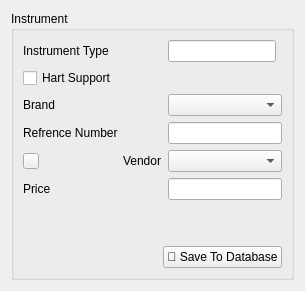
      <widget class="QWidget" name="instrument">
       <layout class="QGridLayout" name="gridLayout_8">
        <item row="0" column="0">
         <widget class="QGroupBox" name="groupBox_4">
          <property name="title">
           <string>Instrument</string>
          </property>
          <layout class="QGridLayout" name="gridLayout_7">
           <item row="0" column="0">
            <widget class="QLabel" name="label_37">
             <property name="text">
              <string>Instrument Type</string>
             </property>
            </widget>
           </item>
           <item row="2" column="0">
            <widget class="QLabel" name="label_33">
             <property name="text">
              <string>Brand</string>
             </property>
            </widget>
           </item>
           <item row="8" column="2" colspan="2">
            <widget class="QLineEdit" name="lineEdit_16">
             <property name="alignment">
              <set>Qt::AlignCenter</set>
             </property>
            </widget>
           </item>
           <item row="2" column="2" colspan="2">
            <widget class="QComboBox" name="comboBox_6"/>
           </item>
           <item row="9" column="2">
            <spacer name="verticalSpacer_3">
             <property name="orientation">
              <enum>Qt::Vertical</enum>
             </property>
             <property name="sizeHint" stdset="0">
              <size>
               <width>20</width>
               <height>40</height>
              </size>
             </property>
            </spacer>
           </item>
           <item row="6" column="1">
            <widget class="QLabel" name="label_36">
             <property name="text">
              <string>Vendor</string>
             </property>
            </widget>
           </item>
           <item row="8" column="0" colspan="2">
            <widget class="QLabel" name="label_34">
             <property name="text">
              <string>Price</string>
             </property>
            </widget>
           </item>
           <item row="6" column="0">
            <widget class="QPushButton" name="add_vendor_btn6">
             <property name="maximumSize">
              <size>
               <width>16</width>
               <height>16</height>
              </size>
             </property>
             <property name="text">
              <string/>
             </property>
             <property name="icon">
              <iconset>
               <normaloff>../assets/plus.png</normaloff>../assets/plus.png</iconset>
             </property>
            </widget>
           </item>
           <item row="10" column="0" colspan="4" alignment="Qt::AlignRight">
            <widget class="QPushButton" name="pushButton_9">
             <property name="maximumSize">
              <size>
               <width>150</width>
               <height>16777215</height>
              </size>
             </property>
             <property name="text">
              <string>💾 Save To Database</string>
             </property>
            </widget>
           </item>
           <item row="0" column="2">
            <widget class="QLineEdit" name="lineEdit_15">
             <property name="alignment">
              <set>Qt::AlignCenter</set>
             </property>
            </widget>
           </item>
           <item row="5" column="2" colspan="2">
            <widget class="QLineEdit" name="lineEdit_7">
             <property name="minimumSize">
              <size>
               <width>0</width>
               <height>0</height>
              </size>
             </property>
            </widget>
           </item>
           <item row="6" column="2" colspan="2">
            <widget class="QComboBox" name="comboBox_5"/>
           </item>
           <item row="5" column="0" colspan="2">
            <widget class="QLabel" name="label_30">
             <property name="text">
              <string>Refrence Number</string>
             </property>
            </widget>
           </item>
           <item row="1" column="0">
            <widget class="QCheckBox" name="checkBox_5">
             <property name="text">
              <string>Hart Support</string>
             </property>
            </widget>
           </item>
          </layout>
         </widget>
        </item>
       </layout>
      </widget>
